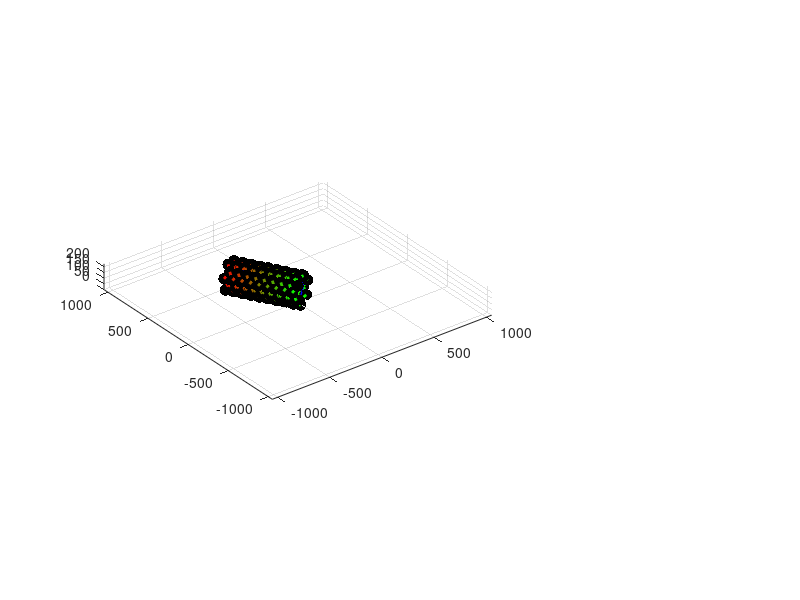

The MATLAB source for this figure: (Note: this script raises an error after producing the figure.)
% Worm Peristaltic Motion
% Coded by Yifan Huang
% yxh649@case.edu
% Department of Mechanical and Aerospace Engineering
% Case Western Reserve University
function []=Worm()
clear; clc;
promptPara={'#Segments: [3,+inf)','#Rhombuses/Segment: [6,+inf) (even)'...
    ,'WaveLength: [3,+inf)','Turn Unit:','StepTime:','Motor Speed:',...
    'Spool Radius:','Pipe Length:','Angle Limit: [15,90)'};
defPara={'6','6','3','10','0.1','1','38','70','60'};
parameter=inputdlg(promptPara,'Parameters',repmat([1 40],9,1),defPara);
Ns=str2double(parameter{1});
Nr=str2double(parameter{2});
WaveLength=str2double(parameter{3});
Unit=str2double(parameter{4})*pi/180;
StepTime=str2double(parameter{5});
Wa=str2double(parameter{6});
Rs=str2double(parameter{7});
Lp=str2double(parameter{8});
betaL=str2double(parameter{9})*pi/180;
if ~(Ns>3&&Nr>4&&~mod(Nr,2)&&betaL>14*pi/180&&betaL<90*pi/180)
    errordlg('Input Error!','Error');
    error('Input Error');
end
MoIns='Motion Instruction: (P-Progress, T-Turn, Minus-backward or left)';
promptMO={MoIns,'View: (1/top , 0/3D)',...
    'SkidMark: (1/on , 0/off)','Color: (1/future , 0/life)'};
defMO={'P1 T120 P1.5','0','1','0'};
MO=inputdlg(promptMO,'Motion&Option',repmat([1 40],4,1),defMO);
Option=[str2double(MO{2}) str2double(MO{3}) str2double(MO{4})];
Motion=MO{1};
for iE=1:length(Motion)
    e=Motion(iE);
    if strcmp(num2str(str2double(e)),'NaN')...
            &&e~='P'&&e~='T'&&e~=' '&&e~='-'&&e~='+'&&e~='.'
        errordlg('Input Error!','Error');
        error('Input Error');
    end
end
Lmax=2*Lp*cos(betaL/2)*cos(pi/2/Nr);
Lmin=2*Lp*cos((pi-betaL)/2)*cos(pi/2/Nr);
Zcenter=Lmax/4/sin(pi/2/Nr);
Vstring=2*Wa*Rs/Nr;
step=Vstring*StepTime;
gap=3*Lp*sin(betaL/2);
Lworm0=gap*(Ns-1);
Center=zeros(Ns,3);
theta=-pi/3;
Time=0;
for iS=1:Ns
    Center(iS,:)=[0;0;Zcenter]-(iS-1)*gap*[cos(theta);sin(theta);0];
end
Node=Nodes(Ns,Nr,Lmax*ones(1,Ns),Center,theta);
hNode=cell(Ns,3,Nr);
hString=cell(Ns,Nr);
hPipe1=cell(Ns,3,Nr);
hPipe2=cell(Ns,3,Nr);
hSkid=cell(Ns,1);
hBias=cell(Ns,2);
figure('NumberTitle','off','Name','Worm Simulation',...
    'OuterPosition',get(0,'ScreenSize'));
subplot(2,3,[1,2,4,5])
plot3(0,0,0);
hold on; axis equal; axis on; grid on;
axis([-2*Lworm0 2*Lworm0 -2*Lworm0 2*Lworm0 0 2*Zcenter]);
if Option(1); view(90,90); else view(-37.5,30); end
for iN=1:Ns
    for jN=1:3
        for kN=1:Nr
            hNode{iN,jN,kN}=plot3(Node(iN,jN,kN,1),Node(iN,jN,kN,2),...
                Node(iN,jN,kN,3),'Color','k','Marker','.','MarkerSize',25);
        end
    end
end
for iP=1:Ns
    for jP=1:3
        if iP==Ns&&jP==3; break;end
        color=[(3*(iP-1)+jP)/3/Ns,1-(3*(iP-1)+jP)/3/Ns,Option(3)];
        for kP=1:Nr
            if jP==2; hString{iP,kP}=plot3(...
                    [Node(iP,jP,kP,1),Node(iP,jP,mod(kP,Nr)+1,1)],...
                    [Node(iP,jP,kP,2),Node(iP,jP,mod(kP,Nr)+1,2)],...
                    [Node(iP,jP,kP,3),Node(iP,jP,mod(kP,Nr)+1,3)],...
                    'Color','b','LineWidth',1);
            end
            iP1=iP+floor(jP/3);
            jP1=mod(jP,3)+1;
            kP1=kP+(-1)^(iP+jP);
            kP2=kP1+Nr*(fix((Nr-kP1)/Nr)-fix(kP1/(Nr+1)));
            hPipe1{iP,jP,kP}=plot3(...
                [Node(iP,jP,kP,1),Node(iP1,jP1,kP,1)],...
                [Node(iP,jP,kP,2),Node(iP1,jP1,kP,2)],...
                [Node(iP,jP,kP,3),Node(iP1,jP1,kP,3)],...
                'Color',color,'LineWidth',2);
            hPipe2{iP,jP,kP}=plot3(...
                [Node(iP,jP,kP,1),Node(iP1,jP1,kP2,1)],...
                [Node(iP,jP,kP,2),Node(iP1,jP1,kP2,2)],...
                [Node(iP,jP,kP,3),Node(iP1,jP1,kP2,3)],...
                'Color',color,'LineWidth',2);
        end
    end
end
if Option(2)
    for iSk=1:Ns
        color=[iSk/Ns,1-iSk/Ns,Option(3)];
        hSkid{iSk}=animatedline('Color',color,'Linewidth',2);
    end
end
subplot(2,3,3)
for iB=1:Ns
    for jB=1:2
        hBias{iB,jB}=animatedline('Color',[iB/Ns,1-iB/Ns,Option(3)]);
    end
end
axis([0 200 0 1200]);
xlabel('time/ s');
ylabel('segment side length/ mm');
subplot(2,3,6)
hDisp=animatedline('Color','b');
axis([0 200 0 1400]);
xlabel('time/ s');
ylabel('displacement/ mm');
Parameter={Ns,Nr,WaveLength,Unit,StepTime,step,Lmax,Lmin,Lp};
State={Node,Center,theta,Time};
Handles={hNode,hString,hPipe1,hPipe2,hSkid,hBias,hDisp};
pause(1);
for iM=1:length(Motion)
    if Motion(iM)=='P'
        for jM=iM:length(Motion)
            if Motion(jM)==' '
                Journey=str2double(Motion(iM+1:jM-1))*Lworm0; break
            elseif jM==length(Motion)
                Journey=str2double(Motion(iM+1:jM))*Lworm0; break
            end
        end
        State=Progress(Journey,Parameter,State,Handles);
    elseif Motion(iM)=='T'
        for jM=iM:length(Motion)
            if Motion(jM)==' '
                Angle=str2double(Motion(iM+1:jM-1))*pi/180; break
            elseif jM==length(Motion)
                Angle=str2double(Motion(iM+1:jM))*pi/180; break
            end
        end
        State=Turn(Angle,Parameter,State,Handles);
    end
end

function State=Progress(Journey,Parameter,State,Handles)
[Ns,Nr,WaveLength,StepTime,step,Lmax,Lmin,Lp]=Parameter{[1:3,5:9]};
[Node,Center,theta,Time]=State{:};
[Lst,Lst0]=deal(Lmax*ones(1,Ns));
period=3*(Lmax-Lmin)/WaveLength;
dir=sign(Journey);
head=((1-Ns)*dir+1+Ns)/2;
headC=Center(head,:);
Center0=Center;
[iM,iR]=deal(0);
while iR<Ns
    iM=iM+1;
    for jM=0.01:step:period
        for iB=1:Ns
            for jB=1:2
                kNr=3*jB-1/2+(-1)^iB/2;
                Lside=norm(squeeze(Node(iB,1,kNr,1:2)-Node(iB,3,kNr,1:2)));
                addpoints(Handles{6}{iB,jB},Time,Lside+200*(iB-1));
            end
        end
        addpoints(Handles{7},Time,norm(Center(1,1:2)-[0 0]));
        for kM=1:Ns
            iM1=ceil((mod(iM-kM,WaveLength)*period+jM)/(Lmax-Lmin));
            kMM=~(dir+1)*(Ns+1)+dir*kM;
            if kM<=iM && iM1~=3
                Lst0(kMM)=Lst0(kMM)+(-1)^iM1*step;
            else   Lst0(kMM)=Lmax;
            end
        end
        Center1=Center0;
        [kM3,kM6]=deal(0);
        for kM1=1:Ns
            if Lst0(kM1)==Lmax
                if kM3==0; kM3=kM1; end
                for kM2=kM1-1:-1:1
                    if Lst0(kM2)==Lmax; break
                    else deltaL=sqrt(9*Lp^2-(6*pi*Lst0(kM2)*Lst0(kM2+1)...
                            /Nr/(Lst0(kM2)+Lst0(kM2+1)))^2);
                        Center0(kM2,:)=Center0(kM2+1,:)'+...
                            [cos(theta);sin(theta);0]*deltaL;
                    end
                end
            end
        end
        for kM4=Ns:-1:1
            if Lst0(kM4)==Lmax
                if kM6==0; kM6=kM4; end
                for kM5=kM4+1:Ns
                    if Lst0(kM5)==Lmax; break
                    else deltaL=sqrt(9*Lp^2-(6*pi*Lst0(kM5)*Lst0(kM5-1)...
                            /Nr/(Lst0(kM5)+Lst0(kM5-1)))^2);
                        Center1(kM5,:)=Center1(kM5-1,:)'-...
                            [cos(theta);sin(theta);0]*deltaL;
                    end
                end
            end
        end
        Center0(kM6+1:Ns,:)=Center1(kM6+1:Ns,:);
        Center0(kM3:kM6,:)=(Center0(kM3:kM6,:)+Center1(kM3:kM6,:))/2;
        sub=[~(dir-1)*iR+1,Ns-~(dir+1)*iR];
        sub0=sub(-dir/2+3/2);
        if norm(Center0(head,:)-headC)>abs(Journey)&&Lst0(sub0)<Lmax
            Center(sub(1):sub(2),:)=Center0(sub(1):sub(2),:);
            Lst(sub(1):sub(2))=Lst0(sub(1):sub(2));
        elseif norm(Center0(head,:)-headC)>abs(Journey)&&Lst0(sub0)>=Lmax
            iR=iR+1;
            Center(sub0,:)=Center0(sub0,:);
            Center(sub(1):sub(2),:)=Center0(sub(1):sub(2),:);
            Lst(sub0)=Lmax;
            Lst(sub(1):sub(2))=Lst0(sub(1):sub(2));
        else Center=Center0;
            Lst=Lst0;
        end
        Node=Nodes(Ns,Nr,Lst,Center,theta);
        Update(Ns,Nr,Node,Handles{1:4});
        Time=Time+StepTime;
        drawnow;
        if iR==Ns; break; end
    end
end
State={Node,Center,theta,Time};

function State=Turn(Angle,Parameter,State,Handles)
[Ns,Nr,Unit,Lmax]=Parameter{[1 2 4 7]};
[Node,Center,theta,Time]=State{:};
dir=sign(Angle);
NoSegT=round(abs(Angle)/Unit/2);  
Rem=mod(NoSegT,Ns);
Round=ceil(NoSegT/Ns);
gap=norm(Center(1,:)-Center(2,:))/3;
Rst=Lmax/2/sin(pi/Nr);
[Center1,Rcenter]=deal(zeros(3*Ns,3));
for iC=1:3*Ns
    Center1(iC,:)=Center(1,:)'-(iC-2)*gap*[cos(theta);sin(theta);0];
    Rcenter(iC,:)=Center1(iC,:)'+dir*Rst*[sin(theta);-cos(theta);0];
end
StateT={Node,Center1,theta,Time,Rcenter};
for iR=1:Round
    if iR==Round&&Rem~=0; SegT=Rem; else SegT=Ns; end
    for order=1:2
        for iS=1:SegT
            StateT=TurnSeg(Parameter,StateT,order,iS,dir,Handles);
        end
        if order==1; StateT{3}=StateT{3}-dir*SegT*Unit*2; end
    end
end
for k=1:Ns
    Center(k,:)=StateT{2}(3*k-1,:);
end
StateT{2}=Center;
State=StateT(1:4);

function StateT=TurnSeg(Parameter,StateT,order,seq,dir,Handles)
[Node,Center1,theta,Time,Rcenter]=StateT{:};
[Ns,Nr,Unit,StepTime,step,Lmax,Lmin]=Parameter{[1:2,4:8]};
itera=round((Lmax-Lmin)/2/step);
stepT=-dir*Unit/itera;
Rotate=[cos(stepT) -sin(stepT) 0; sin(stepT) cos(stepT) 0; 0 0 1];
[Rc20,Rc30]=deal(Rcenter(3*seq-1,:)',Rcenter(3*seq,:)');
[Rc2,Rc3]=deal(repmat(Rc20,1,Nr),repmat(Rc30,1,Nr));
for iT=1:itera
    if ~isempty(Handles{5}{1})
        for iSk=1:Ns
            addpoints(Handles{5}{iSk},Node(iSk,2,1,1),Node(iSk,2,1,2));
        end
    end
    for iB=1:Ns
        for jB=1:2
            kNr=3*jB-1/2+(-1)^iB/2;
            Lside=norm(squeeze(Node(iB,1,kNr,1:2)-Node(iB,3,kNr,1:2)));
            addpoints(Handles{6}{iB,jB},Time,Lside+200*(iB-1));
        end
    end
    addpoints(Handles{7},Time,norm(Center1(2,1:2)-[0 0]));
    if order==1
        for iT1=1:seq
            for jT1=1:3
                if iT1==seq&&jT1==3; break;end
                sub1=3*(iT1-1)+jT1;
                Node(iT1,jT1,:,:)=(Rotate*(squeeze...
                    (Node(iT1,jT1,:,:))'-Rc3)+Rc3)';
                Center1(sub1,:)=Rotate*(Center1(sub1,:)'-Rc30)+Rc30;
                Rcenter(sub1,:)=Rotate*(Rcenter(sub1,:)'-Rc30)+Rc30;
            end
        end
        for iT2=1:seq
            for jT2=1:3
                if iT2==seq&&jT2==2; break;end
                sub2=3*(iT2-1)+jT2;
                Node(iT2,jT2,:,:)=(Rotate*(squeeze...
                    (Node(iT2,jT2,:,:))'-Rc2)+Rc2)';
                Center1(sub2,:)=Rotate*(Center1(sub2,:)'-Rc20)+Rc20;
                Rcenter(sub2,:)=Rotate*(Rcenter(sub2,:)'-Rc20)+Rc20;
            end
        end
        Lst1=Lmax-iT*step/2;
        Lst2=Lmax-iT*step;
        for iN=1:3
            Node(seq,iN,:,:)=TurnCircle(Nr,Lst1,Lst2,(-1)^(seq+iN-1),...
                dir,Center1(3*(seq-1)+iN,:),theta+iT*(3-iN)*stepT);
        end
    elseif order==2
        for iT1=seq:Ns
            for jT1=1:3
                if iT1==seq&&jT1==1; continue; end
                sub1=3*(iT1-1)+jT1;
                Node(iT1,jT1,:,:)=(Rotate*(squeeze...
                    (Node(iT1,jT1,:,:))'-Rc2)+Rc2)';
                Center1(sub1,:)=Rotate*(Center1(sub1,:)'-Rc20)+Rc20;
                Rcenter(sub1,:)=Rotate*(Rcenter(sub1,:)'-Rc20)+Rc20;
            end
        end
        for iT2=seq:Ns
            for jT2=1:3
                if iT2==seq&&jT2~=3; continue; end
                sub2=3*(iT2-1)+jT2;
                Node(iT2,jT2,:,:)=(Rotate*(squeeze...
                    (Node(iT2,jT2,:,:))'-Rc3)+Rc3)';
                Center1(sub2,:)=Rotate*(Center1(sub2,:)'-Rc30)+Rc30;
                Rcenter(sub2,:)=Rotate*(Rcenter(sub2,:)'-Rc30)+Rc30;
            end
        end
        Lst1=Lmax-itera*step/2+iT*step/2;
        Lst2=Lmax-itera*step+iT*step;
        for iN=1:3
            Node(seq,iN,:,:)=TurnCircle(Nr,Lst1,Lst2,(-1)^(seq+iN-1),...
                dir,Center1(3*(seq-1)+iN,:),theta-(itera-iT)*(iN-1)*stepT);
        end
    end
    Update(Ns,Nr,Node,Handles{1:4});
    Time=Time+StepTime;
    drawnow;
end
StateT={Node,Center1,theta,Time,Rcenter};

function Node0=TurnCircle(Nr,Lst1,Lst2,position,dir,Center0,theta)
Node0=zeros(Nr,3);
alpha0=pi/2/Nr;
Lst=linspace(Lst2,Lst1,Nr/2);
Rst=Lst/2/sin(pi/Nr);
Rst=[fliplr(Rst),Rst];
for i=1:Nr
    alpha=2*pi*(i-1)/Nr-alpha0*position;
    j=mod(i-floor(Nr/4)+1+(dir+1)*Nr/4,Nr)+1;
    Node0(i,:)=[cos(theta) -sin(theta) 0;sin(theta) cos(theta) 0;0 0 1]...
        *[0; -Rst(j)*sin(alpha); -Rst(j)*cos(alpha)]+Center0';
end

function Node=Nodes(Ns,Nr,Lst,Center,theta)
Node=zeros(Ns,3,Nr,3);
for i=1:Ns
    r1=sign(3-2*i);
    r2=sign(2*Ns-1-2*i);
    Node(i,2,:,:)=Circle(Nr,Lst(i),(-1)^(i-1),Center(i,:),theta);
    Lst1=Lst(i)-(Lst(i)-Lst(i+r1))/3;
    Center1=Center(i,:)+r1*(Center(i,:)-Center(i+r1,:))/3;
    Node(i,1,:,:)=Circle(Nr,Lst1,(-1)^i,Center1,theta);
    Lst3=Lst(i)-(Lst(i)-Lst(i+r2))/3;
    Center3=Center(i,:)-r2*(Center(i,:)-Center(i+r2,:))/3;
    Node(i,3,:,:)=Circle(Nr,Lst3,(-1)^i,Center3,theta);
end

function Node0=Circle(Nr,Lst0,position,Center0,theta)
Node0=zeros(Nr,3);
alpha0=pi/2/Nr;
Rst=Lst0/2/sin(pi/Nr);
for i=1:Nr
    alpha=2*pi*(i-1)/Nr-alpha0*position;
    Node0(i,:)=[cos(theta) -sin(theta) 0;sin(theta) cos(theta) 0;0 0 1]...
        *[0; -Rst*sin(alpha); -Rst*cos(alpha)]+Center0';
end

function []=Update(Ns,Nr,Node,hNode,hString,hPipe1,hPipe2)
for iN=1:Ns
    for jN=1:3
        for kN=1:Nr
            set(hNode{iN,jN,kN},'XData',Node(iN,jN,kN,1),'YData',...
                Node(iN,jN,kN,2),'ZData',Node(iN,jN,kN,3));
        end
    end
end
for iP=1:Ns
    for jP=1:3
        if iP==Ns&&jP==3; break;end
        for kP=1:Nr
            if jP==2; set(hString{iP,kP},...
                 'XData',[Node(iP,jP,kP,1),Node(iP,jP,mod(kP,Nr)+1,1)],...
                 'YData',[Node(iP,jP,kP,2),Node(iP,jP,mod(kP,Nr)+1,2)],...
                 'ZData',[Node(iP,jP,kP,3),Node(iP,jP,mod(kP,Nr)+1,3)]);
            end
            iP1=iP+floor(jP/3);
            jP1=mod(jP,3)+1;
            kP1=kP+(-1)^(iP+jP);
            kP2=kP1+Nr*(fix((Nr-kP1)/Nr)-fix(kP1/(Nr+1)));
            set(hPipe1{iP,jP,kP},...
                'XData',[Node(iP,jP,kP,1),Node(iP1,jP1,kP,1)],...
                'YData',[Node(iP,jP,kP,2),Node(iP1,jP1,kP,2)],...
                'ZData',[Node(iP,jP,kP,3),Node(iP1,jP1,kP,3)]);
            set(hPipe2{iP,jP,kP},...
                'XData',[Node(iP,jP,kP,1),Node(iP1,jP1,kP2,1)],...
                'YData',[Node(iP,jP,kP,2),Node(iP1,jP1,kP2,2)],...
                'ZData',[Node(iP,jP,kP,3),Node(iP1,jP1,kP2,3)]);
        end
    end
end
